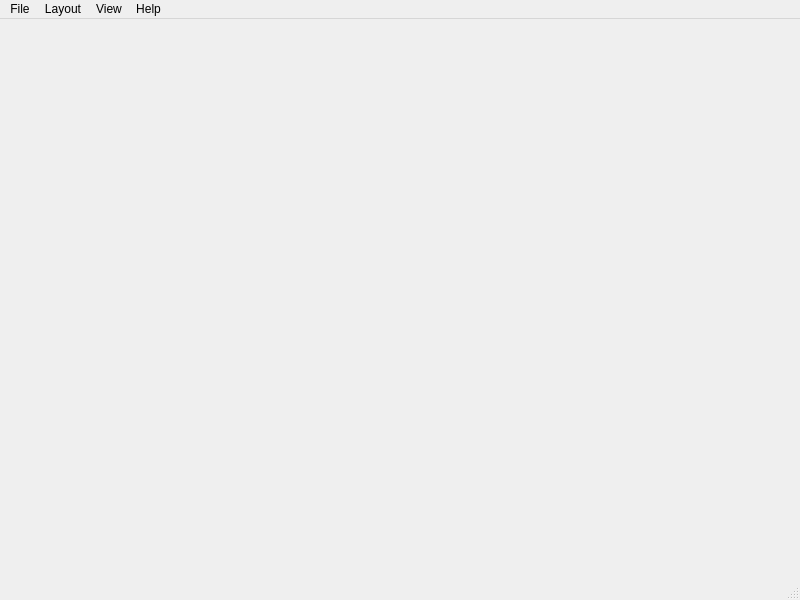
<?xml version="1.0" encoding="UTF-8"?>
<ui version="4.0">
 <class>MainWindow</class>
 <widget class="QMainWindow" name="MainWindow">
  <property name="geometry">
   <rect>
    <x>0</x>
    <y>0</y>
    <width>800</width>
    <height>600</height>
   </rect>
  </property>
  <property name="windowTitle">
   <string>RayPowerMeter</string>
  </property>
  <widget class="QWidget" name="centralwidget"/>
  <widget class="QMenuBar" name="menubar">
   <property name="geometry">
    <rect>
     <x>0</x>
     <y>0</y>
     <width>800</width>
     <height>22</height>
    </rect>
   </property>
   <widget class="QMenu" name="menuFile">
    <property name="title">
     <string>File</string>
    </property>
    <addaction name="actionOpen_Setup"/>
    <addaction name="actionOpen_HW_Config"/>
    <addaction name="separator"/>
    <addaction name="actionExit"/>
   </widget>
   <widget class="QMenu" name="menuLayout">
    <property name="title">
     <string>Layout</string>
    </property>
    <addaction name="actionReset_to_Default_Layout"/>
    <addaction name="actionLoad_Layout"/>
    <addaction name="actionSave_Layout_As"/>
    <addaction name="actionNew_Layout"/>
    <addaction name="actionDesign_Mode"/>
   </widget>
   <widget class="QMenu" name="menuView">
    <property name="title">
     <string>View</string>
    </property>
    <widget class="QMenu" name="menuScopes">
     <property name="title">
      <string>Scopes</string>
     </property>
     <addaction name="actionScopeTelemetry"/>
     <addaction name="actionScopeModulation"/>
     <addaction name="actionScopeSpectrum"/>
     <addaction name="actionScopeSWR_vs_Frequency"/>
     <addaction name="actionAmplifier_Analyzer"/>
    </widget>
    <widget class="QMenu" name="menuPanels">
     <property name="title">
      <string>Panels</string>
     </property>
     <addaction name="actionPanelsProtectionStatus"/>
     <addaction name="actionPanelsCalibrationMonitor"/>
    </widget>
    <addaction name="actionTelemetryHistory"/>
    <addaction name="menuScopes"/>
    <addaction name="menuPanels"/>
    <addaction name="actionResetView"/>
    <addaction name="separator"/>
    <addaction name="actionLog_File"/>
   </widget>
   <widget class="QMenu" name="menuHelp">
    <property name="title">
     <string>Help</string>
    </property>
    <addaction name="actionAbout"/>
    <addaction name="separator"/>
    <addaction name="actionCheck_for_Updates"/>
   </widget>
   <addaction name="menuFile"/>
   <addaction name="menuLayout"/>
   <addaction name="menuView"/>
   <addaction name="menuHelp"/>
  </widget>
  <widget class="QStatusBar" name="statusbar"/>
  <action name="actionOpen_Setup">
   <property name="text">
    <string>Open Setup</string>
   </property>
  </action>
  <action name="actionOpen_HW_Config">
   <property name="text">
    <string>Open HW Config</string>
   </property>
  </action>
  <action name="actionReset_to_Default_Layout">
   <property name="text">
    <string>Reset to Default Layout</string>
   </property>
  </action>
  <action name="actionLoad_Layout">
   <property name="text">
    <string>Load Layout…</string>
   </property>
  </action>
  <action name="actionSave_Layout_As">
   <property name="text">
    <string>Save Layout As…</string>
   </property>
  </action>
  <action name="actionDesign_Mode">
   <property name="checkable">
    <bool>true</bool>
   </property>
   <property name="text">
    <string>Design Mode</string>
   </property>
  </action>
  <action name="actionExit">
   <property name="text">
    <string>Exit</string>
   </property>
  </action>
  <action name="actionResetView">
   <property name="text">
    <string>Reset View</string>
   </property>
  </action>
  <action name="actionScopeForwardPower">
   <property name="text">
    <string>Forward Power</string>
   </property>
  </action>
  <action name="actionScopeReflectedPower">
   <property name="text">
    <string>Reflected Power</string>
   </property>
  </action>
  <action name="actionScopeSWR">
   <property name="text">
    <string>SWR</string>
   </property>
  </action>
  <action name="actionScopeAuxVoltage">
   <property name="text">
    <string>Aux Voltage</string>
   </property>
  </action>
  <action name="actionPanelsProtectionStatus">
   <property name="text">
    <string>Protection Status</string>
   </property>
  </action>
  <action name="actionPanelsCalibrationMonitor">
   <property name="text">
    <string>Calibration Monitor</string>
   </property>
  </action>
  <action name="actionTelemetryHistory">
   <property name="text">
    <string>Telemetry History</string>
   </property>
  </action>
  <action name="actionScopeTelemetry">
   <property name="checkable">
    <bool>true</bool>
   </property>
   <property name="text">
    <string>Telemetry</string>
   </property>
  </action>
  <action name="actionScopeModulation">
   <property name="checkable">
    <bool>true</bool>
   </property>
   <property name="text">
    <string>Modulation</string>
   </property>
  </action>
  <action name="actionScopeAnalyzer">
   <property name="checkable">
    <bool>true</bool>
   </property>
   <property name="text">
    <string>Analyzer</string>
   </property>
  </action>
  <action name="actionScopeSWR_vs_Frequency">
   <property name="checkable">
    <bool>true</bool>
   </property>
   <property name="text">
    <string>SWR vs Frequency</string>
   </property>
  </action>
  <action name="actionScopeSpectrum">
   <property name="checkable">
    <bool>true</bool>
   </property>
   <property name="text">
    <string>Spectrum Analyzer</string>
   </property>
  </action>
  <action name="actionCheck_for_Updates">
   <property name="text">
    <string>Check for Updates</string>
   </property>
  </action>
  <action name="actionNew_Layout">
   <property name="text">
    <string>Create New Layout</string>
   </property>
   <property name="toolTip">
    <string>Create a new Layout</string>
   </property>
  </action>
  <action name="actionAbout">
   <property name="text">
    <string>About</string>
   </property>
  </action>
  <action name="actionLog_File">
   <property name="text">
    <string>Log File</string>
   </property>
  </action>
  <action name="actionAmplifier_Analyzer">
   <property name="text">
    <string>Amplifier Analyzer</string>
   </property>
  </action>
 </widget>
 <resources/>
 <connections/>
</ui>
